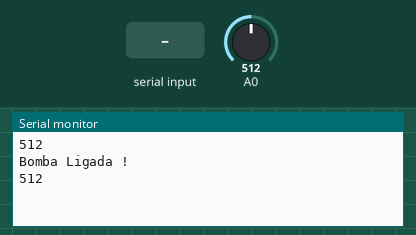
Simulated run of this sketch. Board: Arduino Uno, built with avr-gcc and run on an emulated ATmega328P. Shown: the last lines printed to the serial monitor. The test bench sets the inputs (shaded band); at power-on: A0 = 512.

Above: at 1.8 s.
1.9 s: A0 set to 390
At 2.8 s:
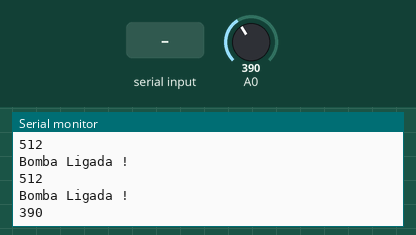
5.5 s: "L" received over Serial
At 7.3 s:
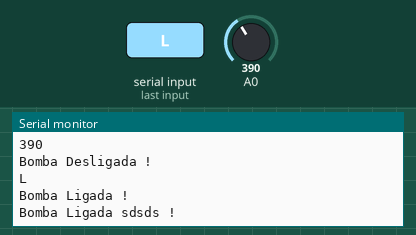

Measured:
- after the input at 1.9 s, the serial monitor: prints a new line after 0.12 s (image 1)
- after the input at 5.5 s, the serial monitor: prints a new line after 0.52 s (image 2)

The sketch:

Trabalho_Final_de_IOT.ino
```cpp
void setup() {
  // Inicializa a porta serial com velocidade de 9600bps
   Serial.begin(9600);
}
int umidade;
char buf;

void ligaDesliga(bool opcao){
  if(opcao == true){
     digitalWrite(4, HIGH);
     Serial.println("Bomba Ligada !");
  }else{
     digitalWrite(4, LOW);
     Serial.println("Bomba Desligada !");
  }
}

void loop() {
    umidade = analogRead(A0);
    Serial.println(umidade);
    delay(1000);

    if(umidade < 400){
      ligaDesliga(false);//desliga
    }else{
      ligaDesliga(true);//Liga
    }

  while(Serial.available() > 0)
  {
     buf = Serial.read();
     Serial.println(buf);

      //LIGA A BOMBA
      if(buf == 'L' ){

      //SO LIGA A BOMBA CASO A UMIDADE ESTEJA MENOR QUE 800
      ligaDesliga(true);//Liga
      //digitalWrite(4, HIGH);
      Serial.println("Bomba Ligada sdsds !");
      delay(6000);
     }

     //DESLIGA A BOMBA
     if(buf == 'D'){
        ligaDesliga(false);//Desliga
        //digitalWrite(4, LOW);
        Serial.println("Bomba Desligada dasda!");
        delay(6000);
     }
  }
}
```
